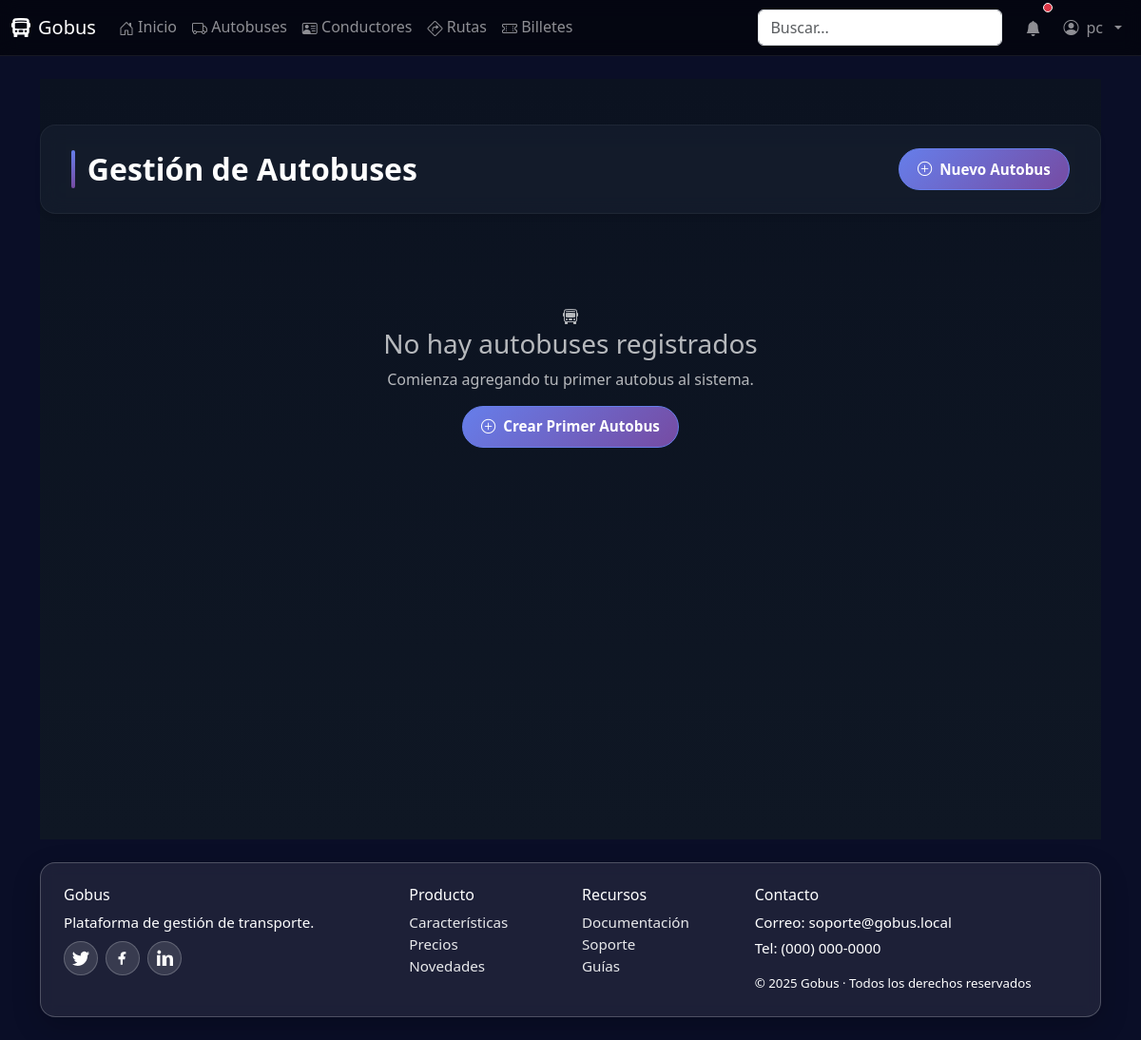
Before: /autobuses/ (signed in) with the older database file.
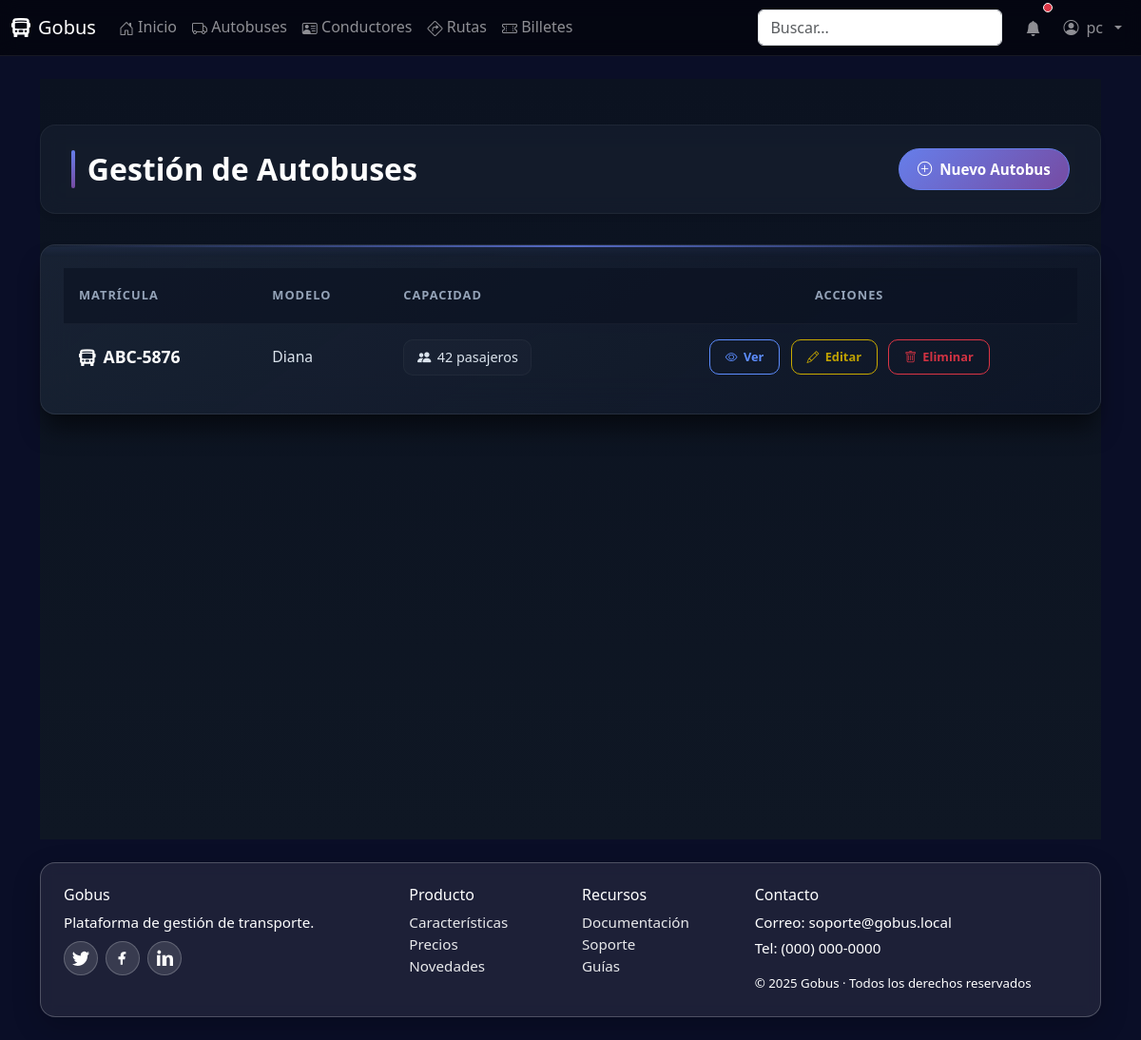
After: the same page with the newer database file.
### core/models.py (models this page shows, shortened)
class Autobus(models.Model):
    matricula = models.CharField(max_length=20, unique=True)
    capacidad = models.PositiveIntegerField()
    modelo = models.CharField(max_length=100)

### core/views.py (the view)
# urls.py: path('autobuses/', views.autobus_list, name='autobus_list'),
@login_required
def autobus_list(request):
    autobuses = Autobus.objects.all().order_by('matricula')
    paginator = Paginator(autobuses, 10)
    page_number = request.GET.get('page')
    page_obj = paginator.get_page(page_number)
    context = {
        'page_obj': page_obj,
        'title': 'Gestión de Autobuses'
    }
    return render(request, 'core/autobus/autobus_list.html', context)

### core/templates/core/autobus/autobus_list.html (shortened to what this page needs)
{% extends 'base.html' %}
{% load static %}
{% block head_extra %}
<link href="{% static 'core/css/home-modern.css' %}" rel="stylesheet">
<link href="{% static 'core/css/crud.css' %}" rel="stylesheet">
{% endblock %}
{% block content %}
<div class="crud-container">
  <div class="page-header">
    <h1 class="page-title">{{ title }}</h1>
    <a href="{% url 'autobus_create' %}" class="btn-create">
      <i class="bi bi-plus-circle"></i>
      Nuevo Autobus
    </a>
  </div>
  {% if page_obj %}
    <div class="table-container">
      <div class="table-responsive">
        <table class="modern-table">
          <thead>
            <tr>
              <th>Matrícula</th>
              <th>Modelo</th>
              <th>Capacidad</th>
              <th>Acciones</th>
            </tr>
          </thead>
          <tbody>
            {% for autobus in page_obj %}
              <tr>
                <td data-label="Matrícula">
                  <div class="matricula-cell">
                    <i class="bi bi-bus-front-fill"></i>
                    {{ autobus.matricula }}
                  </div>
                </td>
                <td class="modelo-cell" data-label="Modelo">{{ autobus.modelo }}</td>
                <td data-label="Capacidad">
                  <div class="capacidad-badge">
                    <i class="bi bi-people-fill"></i>
                    {{ autobus.capacidad }} pasajeros
                  </div>
                </td>
                <td data-label="Acciones">
                  <div class="action-cell">
                    <a href="{% url 'autobus_detail' autobus.pk %}" class="btn-action btn-view">
                      <i class="bi bi-eye"></i> Ver
                    </a>
                    <a href="{% url 'autobus_edit' autobus.pk %}" class="btn-action btn-edit">
                      <i class="bi bi-pencil"></i> Editar
                    </a>
                    <a href="{% url 'autobus_delete' autobus.pk %}" class="btn-action btn-delete">
                      <i class="bi bi-trash"></i> Eliminar
                    </a>
                  </div>
                </td>
              </tr>
            {% endfor %}
          </tbody>
        </table>
      </div>
    </div>
  {% else %}
    <div class="empty-state">
      <i class="bi bi-bus-front"></i>
      <h3>No hay autobuses registrados</h3>
      <p>Comienza agregando tu primer autobus al sistema.</p>
      <a href="{% url 'autobus_create' %}" class="btn-create">
        <i class="bi bi-plus-circle"></i>
        Crear Primer Autobus
      </a>
    </div>
  {% endif %}
</div>
{% endblock %}

Changed rows visible on the page:
added Autobus: matricula "ABC-5876", modelo "Diana", capacidad "42"
Other visible differences:
text no longer shown: "No hay autobuses registrados Comienza agregando tu primer autobus al sistema. Crear Primer Autobus"
text now shown: "MATRÍCULA MODELO CAPACIDAD ACCIONES"
